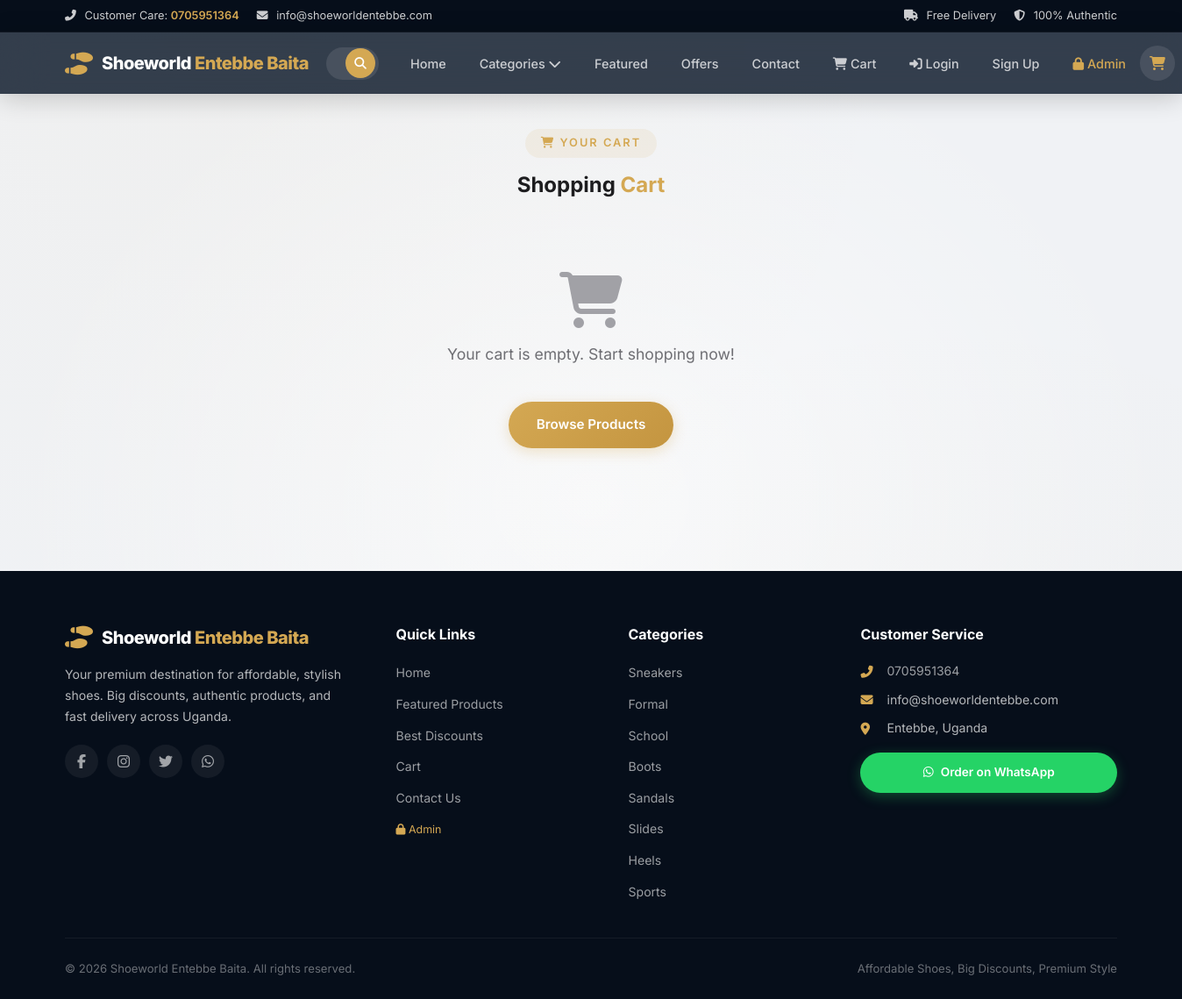
The page /cart on the database its author committed.
### app.py (models this page shows, shortened)
class Category(db.Model):
    id = db.Column(db.Integer, primary_key=True)
    name = db.Column(db.String(100), nullable=False)
    slug = db.Column(db.String(100), unique=True, nullable=False)
    icon = db.Column(db.String(50), default='fa-shoe-prints')
    products = db.relationship('Product', backref='category', lazy=True, cascade='all, delete-orphan')

### app.py (the view)
@app.route('/cart')
def cart():
    return render_template('cart.html')

### app.py (called while the page is built, shortened)
@app.context_processor
def inject_globals():
    categories = Category.query.all()
    cart = session.get('cart', [])
    cart_count = sum(item['quantity'] for item in cart)
    cart_total = 0
    cart_items = []
    user = None
    if session.get('user_id'):
        user = User.query.get(session['user_id'])
    return dict(
        categories=categories,
        cart_count=cart_count,
        cart_items=cart_items,
        cart_total=cart_total,
        current_user=user
    )

### templates/cart.html (shortened to what this page needs)
{% extends "base.html" %}
{% block content %}
<section class="section page-header">
  <div class="container">
    <div class="section-header">
      <span class="section-tag"><i class="fas fa-shopping-cart"></i> Your Cart</span>
      <h1>Shopping <span class="text-highlight">Cart</span></h1>
    </div>
  </div>
</section>
<section class="section" style="padding-top:0;">
  <div class="container">
    {% if cart_items %}
    <div class="cart-layout">
      <div class="cart-items">
        {% for item in cart_items %}
        <div class="cart-item">
          <a href="{{ url_for('product_page', slug=item.product.slug) }}" class="cart-item-img">
            {% if item.product.image_url %}
            <img src="{{ item.product.image_url if item.product.image_url.startswith('http') else url_for('static', filename=item.product.image_url) }}" alt="{{ item.product.name }}" />
            {% else %}
            <div class="product-img-placeholder" style="width:80px;height:80px;border-radius:12px;"><i class="fas fa-shoe-prints" style="font-size:1.5rem;"></i></div>
            {% endif %}
          </a>
          <div class="cart-item-info">
            <a href="{{ url_for('product_page', slug=item.product.slug) }}" class="cart-item-name">{{ item.product.name }}</a>
            <div class="cart-item-price">{{ item.product.discount_price|format_price }} each</div>
            <div class="cart-item-subtotal">Subtotal: <strong>{{ item.subtotal|format_price }}</strong></div>
          </div>
          <form action="{{ url_for('cart_update') }}" method="POST" class="cart-item-qty">
            <input type="hidden" name="product_id" value="{{ item.product.id }}" />
            <button type="submit" name="quantity" value="{{ item.quantity - 1 }}" {% if item.quantity <= 1 %}disabled style="opacity:0.3;"{% endif %}>−</button>
            <span>{{ item.quantity }}</span>
            <button type="submit" name="quantity" value="{{ item.quantity + 1 }}">+</button>
          </form>
          <form action="{{ url_for('cart_remove') }}" method="POST">
            <input type="hidden" name="product_id" value="{{ item.product.id }}" />
            <button type="submit" class="cart-item-remove" title="Remove"><i class="fas fa-trash-alt"></i></button>
          </form>
        </div>
        {% endfor %}
      </div>
      <div class="cart-summary">
        <h3>Order Summary</h3>
        <div class="cart-summary-row">
          <span>Items ({{ cart_count }})</span>
          <span>{{ cart_total|format_price }}</span>
        </div>
        <div class="cart-summary-row">
          <span>Delivery</span>
          <span class="text-highlight">Free</span>
        </div>
        <hr />
        <div class="cart-summary-row cart-summary-total">
          <span>Total</span>
          <span>{{ cart_total|format_price }}</span>
        </div>
        <a href="{{ url_for('checkout') }}" class="btn btn-primary" style="width:100%;justify-content:center;margin-top:16px;">
          Proceed to Checkout <i class="fas fa-arrow-right"></i>
        </a>
        <a href="{{ url_for('home') }}" class="btn btn-outline" style="width:100%;justify-content:center;margin-top:8px;color:var(--text);border-color:var(--border);">
          Continue Shopping
        </a>
      </div>
    </div>
    {% else %}
    <div class="search-empty">
      <i class="fas fa-shopping-cart"></i>
      <p>Your cart is empty. Start shopping now!</p>
      <a href="{{ url_for('home') }}" class="btn btn-primary" style="margin-top:16px;">Browse Products</a>
    </div>
    {% endif %}
  </div>
</section>
{% endblock %}

### templates/base.html (shortened to what this page needs)
<!DOCTYPE html>
<html lang="en">
<head>
  <link rel="stylesheet" href="https://cdnjs.cloudflare.com/ajax/libs/font-awesome/6.5.1/css/all.min.css" />
  <link rel="stylesheet" href="{{ url_for('static', filename='style.css') }}" />
</head>
<body>
  <div class="top-bar">
    <div class="container">
      <div class="top-bar-left">
        <span><i class="fas fa-phone-alt"></i> Customer Care: <a href="tel:0705951364">0705951364</a></span>
        <span class="hide-mobile"><i class="fas fa-envelope"></i> info@shoeworldentebbe.com</span>
      </div>
      <div class="top-bar-right">
        <span><i class="fas fa-truck"></i> Free Delivery</span>
        <span class="hide-mobile"><i class="fas fa-shield-alt"></i> 100% Authentic</span>
      </div>
    </div>
  </div>
  <header class="header" id="header">
    <div class="container">
      <a href="{{ url_for('home') }}" class="logo">
        <i class="fas fa-shoe-prints logo-icon"></i>
        <span class="logo-text">Shoeworld <span class="logo-highlight">Entebbe Baita</span></span>
      </a>
      <div class="search-bar" id="searchBar">
        <form action="{{ url_for('search') }}" method="GET" style="display:flex;width:100%;">
          <button type="submit" aria-label="Search"><i class="fas fa-search"></i></button>
        </form>
      </div>
      <nav class="nav-menu" id="navMenu">
        <ul class="nav-list">
          <li><a href="{{ url_for('home') }}" class="{% if request.endpoint == 'home' %}active{% endif %}">Home</a></li>
          <li class="dropdown-trigger">
            <a href="#">Categories <i class="fas fa-chevron-down"></i></a>
          </li>
          <li><a href="{{ url_for('home') }}#featured">Featured</a></li>
          <li><a href="{{ url_for('home') }}#discounts">Offers</a></li>
          <li><a href="{{ url_for('home') }}#contact">Contact</a></li>
          <li><a href="{{ url_for('cart') }}"><i class="fas fa-shopping-cart"></i> Cart {% if cart_count > 0 %}<span class="cart-badge">{{ cart_count }}</span>{% endif %}</a></li>
          {% if current_user %}
          <li><a href="{{ url_for('account') }}"><i class="fas fa-user"></i> {{ current_user.name }}</a></li>
          <li><a href="{{ url_for('logout') }}" style="color:var(--text-lighter);">Logout</a></li>
          {% else %}
          <li><a href="{{ url_for('login') }}"><i class="fas fa-sign-in-alt"></i> Login</a></li>
          <li><a href="{{ url_for('signup') }}">Sign Up</a></li>
          {% endif %}
          <li><a href="{{ url_for('admin_login') }}" style="color:var(--accent);"><i class="fas fa-lock"></i> Admin</a></li>
        </ul>
      </nav>
      <div class="nav-actions">
        <a href="{{ url_for('cart') }}" class="nav-cart" aria-label="Cart">
          <i class="fas fa-shopping-cart"></i>
        </a>
      </div>
    </div>
  </header>
  {% block content %}{% endblock %}
  <footer class="footer">
    <div class="container">
      <div class="footer-grid">
        <div class="footer-col footer-brand">
          <a href="{{ url_for('home') }}" class="logo">
            <i class="fas fa-shoe-prints logo-icon"></i>
            <span class="logo-text">Shoeworld <span class="logo-highlight">Entebbe Baita</span></span>
          </a>
          <p>Your premium destination for affordable, stylish shoes. Big discounts, authentic products, and fast delivery across Uganda.</p>
          <div class="footer-social">
            <a href="#" aria-label="Facebook"><i class="fab fa-facebook-f"></i></a>
            <a href="#" aria-label="Instagram"><i class="fab fa-instagram"></i></a>
            <a href="#" aria-label="Twitter"><i class="fab fa-twitter"></i></a>
            <a href="#" aria-label="WhatsApp"><i class="fab fa-whatsapp"></i></a>
          </div>
        </div>
        <div class="footer-col">
          <h4>Quick Links</h4>
          <ul>
          <li><a href="{{ url_for('home') }}">Home</a></li>
          <li><a href="{{ url_for('home') }}#featured">Featured Products</a></li>
          <li><a href="{{ url_for('home') }}#discounts">Best Discounts</a></li>
          <li><a href="{{ url_for('cart') }}">Cart</a></li>
          <li><a href="{{ url_for('home') }}#contact">Contact Us</a></li>
          <li><a href="{{ url_for('admin_login') }}" style="color:var(--accent);font-size:0.78rem;"><i class="fas fa-lock"></i> Admin</a></li>
          </ul>
        </div>
        <div class="footer-col">
          <h4>Categories</h4>
          <ul>
            {% for cat in categories[:8] %}
            <li><a href="{{ url_for('category_page', slug=cat.slug) }}">{{ cat.name }}</a></li>
            {% endfor %}
          </ul>
        </div>
        <div class="footer-col">
          <h4>Customer Service</h4>
          <ul class="footer-contact">
            <li><i class="fas fa-phone-alt"></i> <a href="tel:0705951364">0705951364</a></li>
            <li><i class="fas fa-envelope"></i> info@shoeworldentebbe.com</li>
            <li><i class="fas fa-map-marker-alt"></i> Entebbe, Uganda</li>
          </ul>
          <div class="footer-whatsapp">
            <a href="https://wa.me/256705951364?text=Hello%20Shoeworld%20Entebbe%20Baita%2C%20I%20want%20to%20order%20a%20shoe." target="_blank" class="btn btn-whatsapp">
              <i class="fab fa-whatsapp"></i> Order on WhatsApp
            </a>
          </div>
        </div>
      </div>
      <div class="footer-bottom">
        <p>&copy; 2026 Shoeworld Entebbe Baita. All rights reserved.</p>
        <p>Affordable Shoes, Big Discounts, Premium Style</p>
      </div>
    </div>
  </footer>
</body>
</html>

### rows shown on the page
Category: name "Sneakers"
Category: name "Formal"
Category: name "School"
Category: name "Boots"
Category: name "Sandals"
Category: name "Slides"
Category: name "Heels"
Category: name "Sports"
